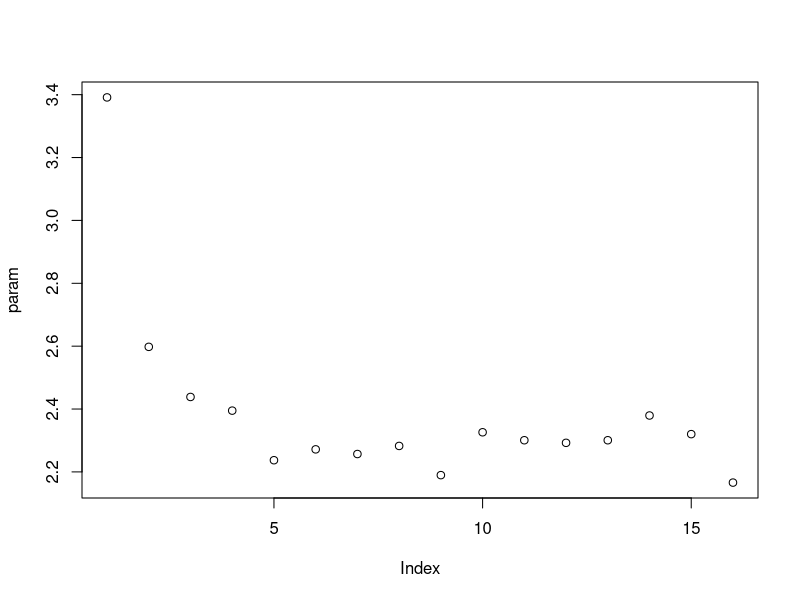

Here is the R script that generated this plot:
## Load package
library(igraph)

g<-graph.lattice(dimvector=as.vector(list(5,5)))
write.graph(g, '5x5_lattice.graphml', format='graphml')
g<-graph.lattice(dimvector=as.vector(list(3,3,3)))
write.graph(g, '3x3x3_lattice.graphml', format='graphml')
g<-graph.lattice(dimvector=as.vector(list(3,3,3)), circular=TRUE)
write.graph(g, '3x3x3_circ_lattice.graphml', format='graphml')
g<-graph.ring(24)
write.graph(g, 'ring24.graphml', format='graphml')
g<-graph.tree(n=24,children=2,mode='undirected')
write.graph(g, 'tree24-2.graphml', format='graphml')
g<-graph.tree(n=24,children=4,mode='undirected')
write.graph(g, 'tree24-4.graphml', format='graphml')
g<-graph.tree(n=24,children=6,mode='undirected')
write.graph(g, 'tree24-6.graphml', format='graphml')
g<-graph.full(n=24)
write.graph(g, 'full24.graphml', format='graphml')
g<-erdos.renyi.game(n=24,p=0.2)
write.graph(g, 'er24-02.graphml', format='graphml')
g<-erdos.renyi.game(n=24,p=0.4)
write.graph(g, 'er24-04.graphml', format='graphml')
g<-erdos.renyi.game(n=24,p=0.6)
write.graph(g, 'er24-06.graphml', format='graphml')
g<-erdos.renyi.game(n=24,p=0.8)
write.graph(g, 'er24-08.graphml', format='graphml')
g<-watts.strogatz.game(dim=1,size=24,nei=2,p=0.0)
write.graph(g, 'ws24-0.graphml', format='graphml')
g<-watts.strogatz.game(dim=1,size=24,nei=2,p=0.05)
write.graph(g, 'ws24-05.graphml', format='graphml')
g<-watts.strogatz.game(dim=1,size=24,nei=2,p=0.1)
write.graph(g, 'ws24-10.graphml', format='graphml')
g<-watts.strogatz.game(dim=1,size=24,nei=2,p=0.15)
write.graph(g, 'ws24-15.graphml', format='graphml')
g<-watts.strogatz.game(dim=1,size=24,nei=2,p=0.2)
write.graph(g, 'ws24-20.graphml', format='graphml')
# write famous graphs
g<-graph.famous('mcgee')
write.graph(g, 'mcgee.graphml', format='graphml')
g<-graph.famous('petersen')
write.graph(g, 'petersen.graphml', format='graphml')
g<-graph.famous('coxeter')
write.graph(g, 'coxeter.graphml', format='graphml')
# write list of WS strcutres based on prob list
probList <- seq(from=0,to=1,length.out=16)
WriteWS <- function(prob, key) {
  g<-watts.strogatz.game(dim=1,size=24,nei=2,p=prob)
  return(average.path.length(g))
  #write.graph(g, paste("WS_Lattice_",key,"_p=",format(prob,digits=3),".graphml",sep=""), format="graphml")
}
param<-unlist(lapply(probList, FUN=WriteWS, key=4))
plot(param)





